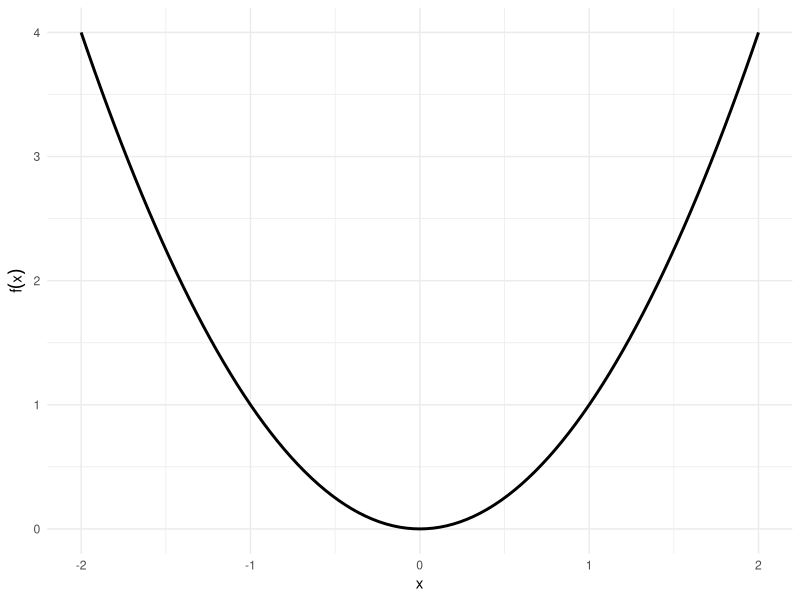
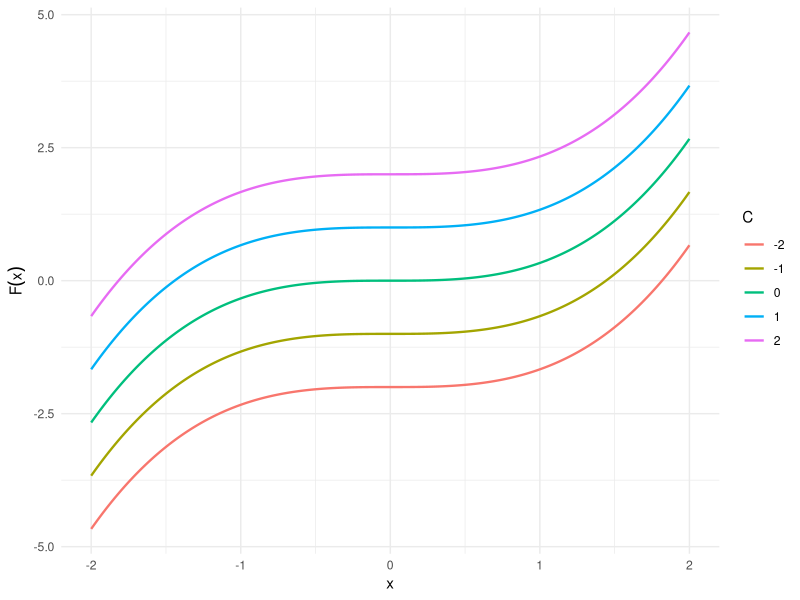

Reproduce these figures in R, in order.
## ---- chunk 1
#| label: antiderivatives-setup
#| include: false
C_vals <- c(-2, -1, 0, 1, 2)
x_lim <- c(-2, 2)
## ---- chunk 2
#| label: antiderivatives-f-code
#| code-fold: true
ggplot2::ggplot() +
  ggplot2::geom_function(fun = \(x) x^2, xlim = x_lim, linewidth = 1) +
  ggplot2::labs(x = "x", y = expression(f(x))) +
  ggplot2::theme_minimal()
## ---- chunk 3
#| label: antiderivatives-F-code
#| code-fold: true
x_seq <- seq(x_lim[1], x_lim[2], length.out = 200)
df <- C_vals |>
  lapply(\(C) {
    tibble::tibble(
      x = x_seq,
      y = x_seq^3 / 3 + C,
      C = factor(C)
    )
  }) |>
  dplyr::bind_rows()

ggplot2::ggplot(df, ggplot2::aes(x = x, y = y, color = C)) +
  ggplot2::geom_line(linewidth = 0.8) +
  ggplot2::labs(x = "x", y = expression(F(x)), color = "C") +
  ggplot2::theme_minimal()
